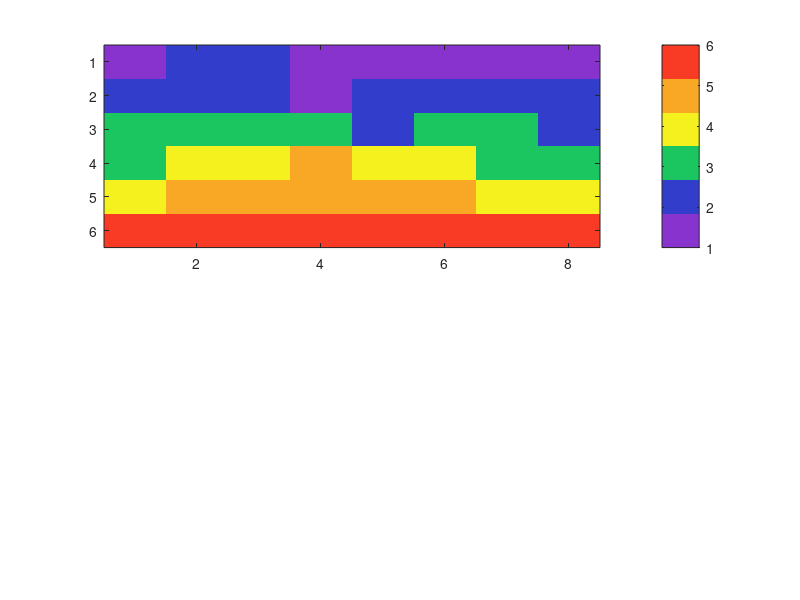

Write MATLAB code to recreate this figure. (Note: this script raises an error after producing the figure.)
data = [1 2 2 1 1 1 1 1; 2 2 2 1 2 2 2 2; 3 3 3 3 2 3 3 2; 3 4 4 5 4 4 3 3; 4 5 5 5 5 5 4 4; 6 6 6 6 6 6 6 6];
%http://stackoverflow.com/questions/3942892/how-do-i-visualize-a-matrix-with-colors-and-values-displayed
fig = figure;

handle1 = subplot(2, 1, 1);
imagesc(data);   

% purple 136, 51, 206
% blue 51, 61, 204
% green 27, 198, 96
% yellow 244, 241, 31
% orange 249, 168, 37
% red 249, 58, 36

cmap = zeros(6 , 3);
cmap(1, :) = [136, 51, 206]./255;
cmap(2, :) = [51, 61, 204]./255;
cmap(3, :) = [27, 198, 96]./255;
cmap(4, :) = [244, 241, 31]./255;
cmap(5, :) = [249, 168, 37]./255;
cmap(6, :) = [249, 58, 36]./255;

colormap(cmap)
colorbar('Ticks',[1.416, 2.25, 3.083, 3.917, 4.75, 5.583],'YTickLabel', {'1', '2', '3', '4', '5', '6'})
set(gca,'FontName','Times New Roman','FontSize',10);


textStrings = num2str(data(:),'%i');  %# Create strings from the matrix values
textStrings = strtrim(cellstr(textStrings));  %# Remove any space padding
[x, y] = meshgrid(1:8, 1:6); 
hStrings = text(x(:),y(:),textStrings(:), 'HorizontalAlignment','center', 'FontName','Times New Roman','FontSize',10); %# Plot the strings
midValue = mean(get(gca,'CLim'));  %# Get the middle value of the color range

%set(gca,'XTick',1:8, 'YTick',0.1:0.1:0.6, 'TickLength',[0 0]);
xlabel('Time \it{t}');
ylabel('Proximity parameter \epsilon');
yticklabels(fliplr([0:0.1:0.5]));
title('(A)')

data = flipud(data);

handle2 = subplot(2, 1, 2);
%p is of form [left, bottom, width, height]
p = get(handle2, 'pos');
p(2) = p(2) - .01;
set(handle2, 'pos', p);

y = 1:6;
x = 0:7;

%so the deal is that you don't have any blocks with value 6,
%so you don't want the b=6 contour and you want to color all
%the other appropriately
%also, the color map is the opposite to the way you would expect it
%to be - it counts from the bottom, i.e. the purple entry is 1 in the 
%matrix, etc.

%redefining colormap since it has one fewer color than the above
cmap = zeros(4 , 3);
%cmap(1, :) = [136, 51, 206]./255;
cmap(1, :) = [51, 61, 204]./255;
cmap(2, :) = [27, 198, 96]./255;
cmap(3, :) = [244, 241, 31]./255;
cmap(4, :) = [249, 168, 37]./255;
cmap(5, :) = [249, 58, 36]./255;

colormap(handle2, cmap)


contours = [2, 3, 4, 5, 6];
[C, h] = contour(x, y, data, contours, 'ShowText', 'on');
clabel(C, h, 'FontName','Times New Roman','FontSize',10)
axis([0 7 0 6])
box on;
xlabel('Time \it{t}');
ylabel('Proximity parameter \epsilon');
set(gca,'YTick',.5:1:6);
yticklabels(0:0.1:0.5);
set(gca,'XTick',0:1:8)
xticklabels(1:1:8);
colorbar('Ticks',[2.4, 3.2, 4, 4.8, 5.6],'YTickLabel', {'2', '3', '4', '5', '6'})
set(gca,'FontName','Times New Roman','FontSize',10);
title('(B)')



write_fig_300_dpi(fig, 'Fig3');
